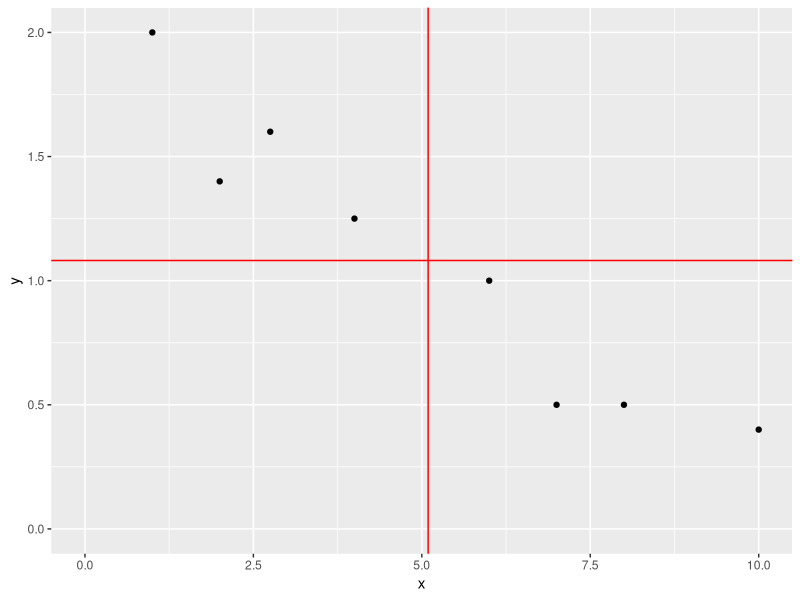
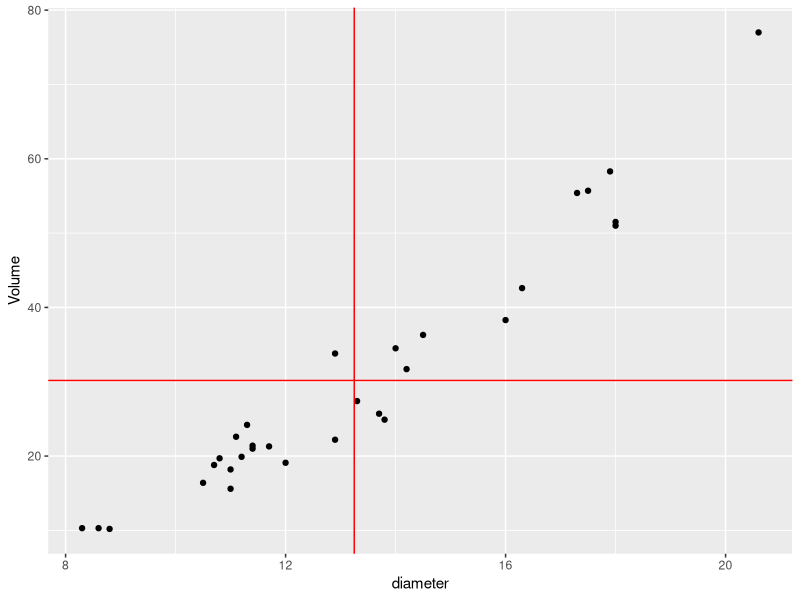
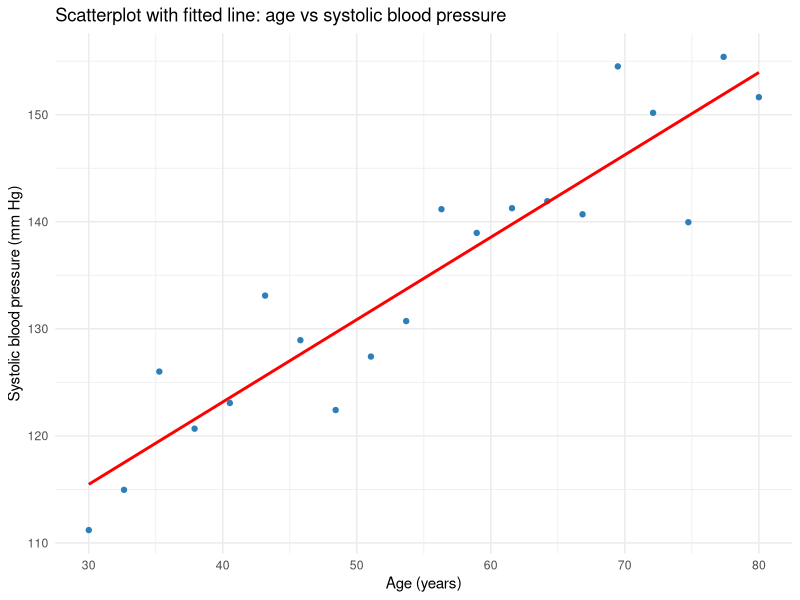
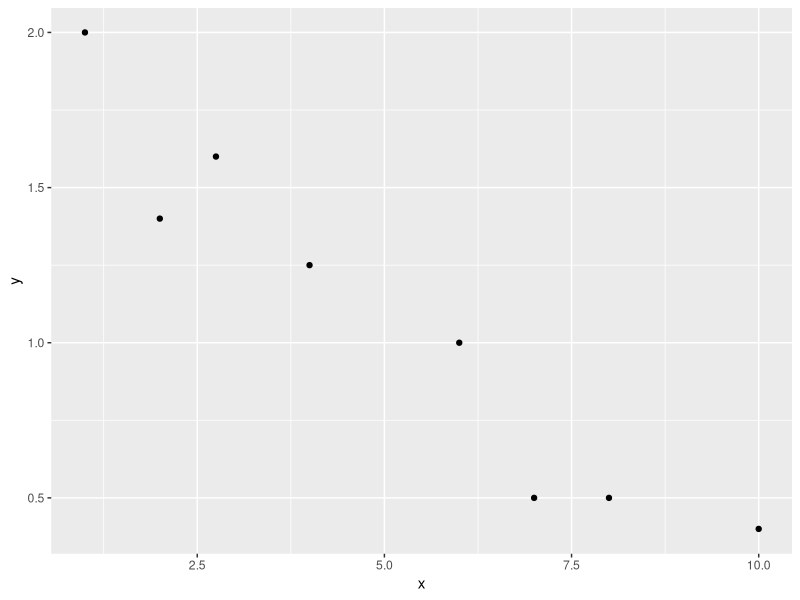
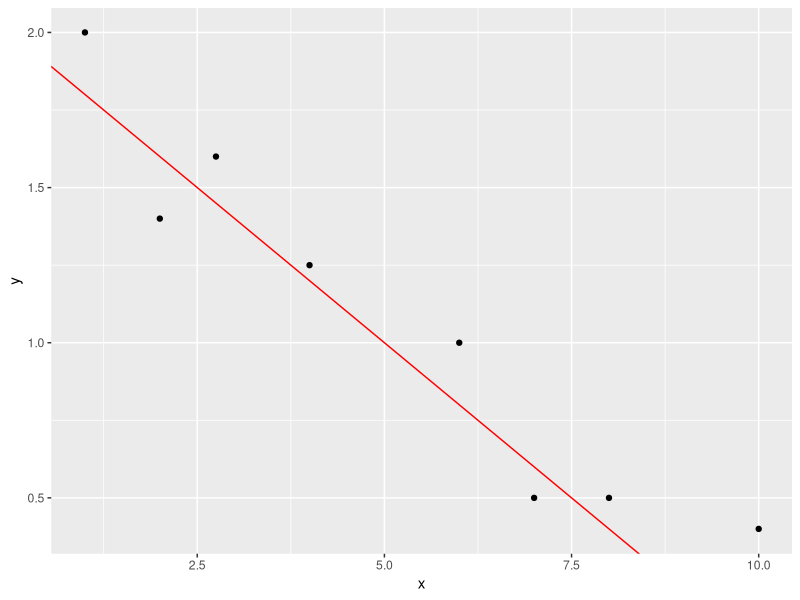
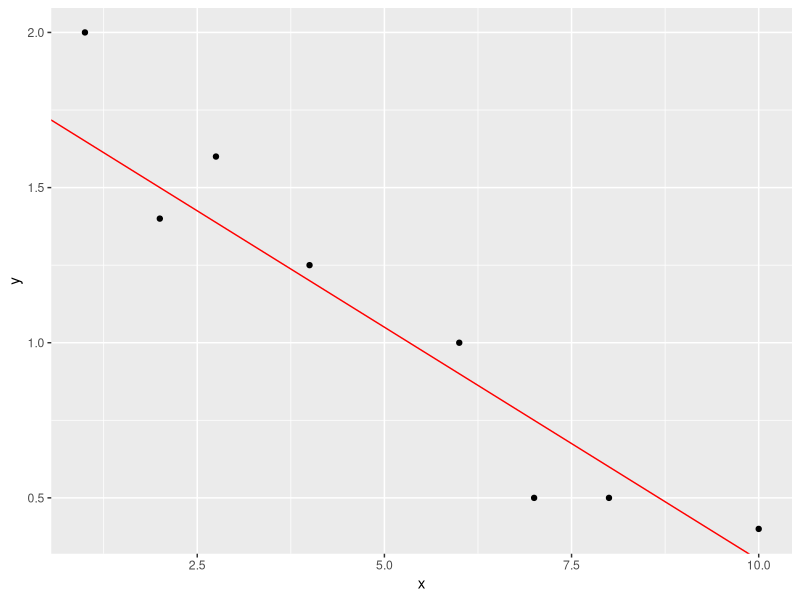
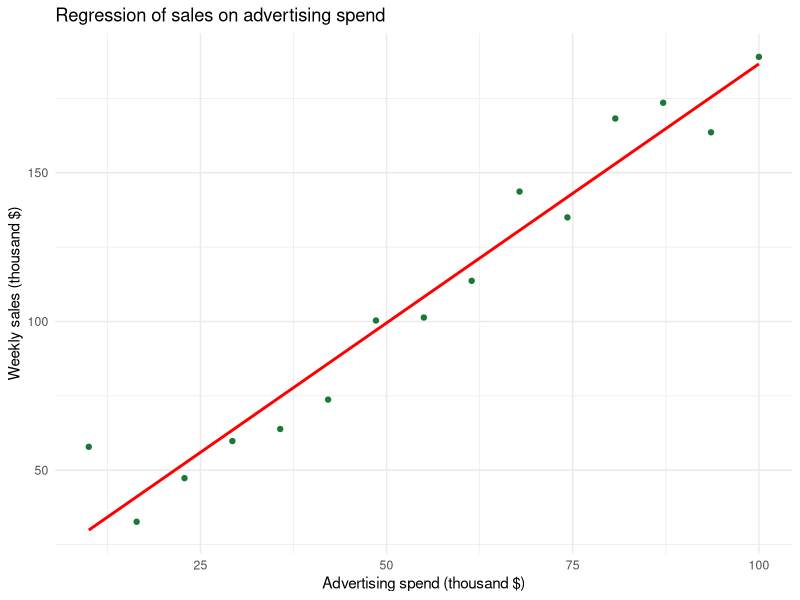
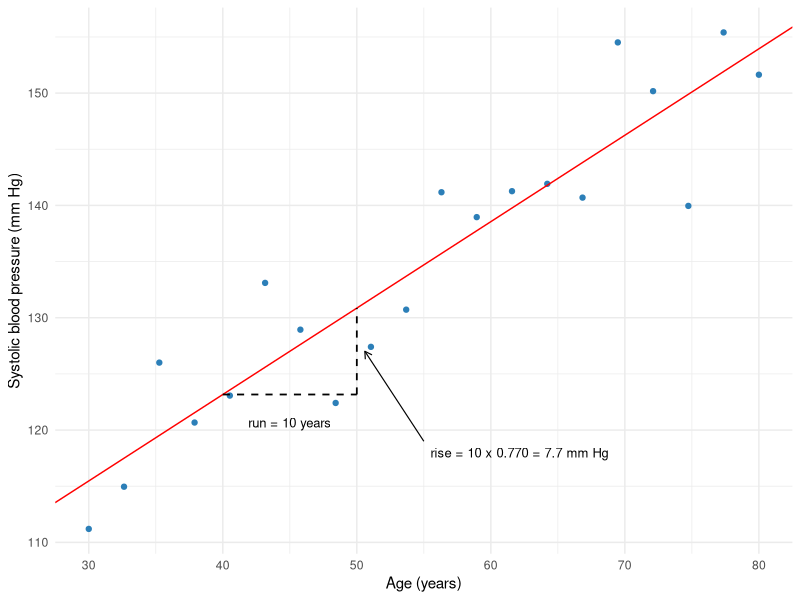

Source code (R) for these figures, in order:
## ---- chunk 1
library(tidyverse)

x = c(1, 2 ,2.75, 4, 6, 7, 8, 10)
y = c(2, 1.4, 1.6, 1.25, 1, 0.5, 0.5, 0.4)

dat =  tibble(x, y)

ybar =  mean(y)
xbar =  mean(x)

ggplot(data=dat, aes(x = x, y = y)) +
  geom_point() +
  xlim(0,10) +
  ylim(0,2) +
  geom_hline(yintercept = ybar,col="red") +
  geom_vline(xintercept = xbar, col="red")

## ---- chunk 2
`(x-xbar)` = x-xbar
`(y-ybar)` = y-ybar

`(x-xbar)(y-ybar)` = `(x-xbar)`*`(y-ybar)`

dx = x - xbar
dy = y - ybar
dxdy = dx*dy


dat1 = tibble(
  `$x$` = x,
  `$y$` = y,
  # `$x - \\bar{x}$` = dx,
  # `$y - \\bar{y}$` = dy,

  `$(x - \\bar{x})^2$` = dx^2,
  `$(y - \\bar{y})^2$` = dy^2,
    `$(x - \\bar{x})(y - \\bar{y})$` = dx * dy
)

knitr::kable(
  dat1
)

## ---- chunk 3
library(datasets)
x = trees$Girth
y = trees$Volume
xbar = mean(trees$Girth)
ybar = mean(trees$Volume)

ggplot(data=trees, aes(x=Girth, y=Volume)) +
  geom_point() +
  geom_hline(yintercept = ybar,col="red") +
  geom_vline(xintercept = xbar, col="red")+
  xlab("diameter")


## ---- chunk 4
library(datasets)
library(tidyverse)
dx = x - xbar
dy = y - ybar
dxdy = dx*dy


dat1 = tibble(
  `$x$` = x,
  `$y$` = y,
  # `$x - \\bar{x}$` = dx,
  # `$y - \\bar{y}$` = dy,

  `$(x - \\bar{x})^2$` = dx^2,
  `$(y - \\bar{y})^2$` = dy^2,
    `$(x - \\bar{x})(y - \\bar{y})$` = dx * dy
)

knitr::kable(
  dat1
)
## ---- chunk 5
#| echo: false
#| message: false


library(tidyverse)
set.seed(123)
df_med <- tibble(
  age      = seq(30, 80, length.out = 20),
  systolic = 90 + 0.8 * age + rnorm(20, 0, 5)
)
ggplot(df_med, aes(x = age, y = systolic)) +
  geom_point(color = "#2c7fb8") +
  geom_smooth(method = "lm", se = FALSE, color = "red") +
  labs(x = "Age (years)", y = "Systolic blood pressure (mm Hg)",
       title = "Scatterplot with fitted line: age vs systolic blood pressure") +
  theme_minimal()
## ---- chunk 6
#| warning: false
#| echo: false
#| label: fig-2_1
#| fig-cap: Scatterplot of the data in @tbl-table2_1
library(tidyverse)
x = c(1, 2, 2.75, 4, 6, 7, 8, 10)
y = c(2, 1.4, 1.6, 1.25, 1, 0.5, 0.5, 0.4)
dat = tibble(x, y)

dat |> 
  ggplot(aes(x = x, y = y)) + 
  geom_point()

## ---- chunk 7
#| warning: false
#| echo: false
#| label: fig-2_2
#| fig-cap: Scatterplot of data in @tbl-table2_1 with the red line representing the line in @eq-02_01 
dat |> 
  ggplot(aes(x = x, y = y)) + 
  geom_point() +
  geom_abline(intercept = 2, slope = -0.2, color = "red")

## ---- chunk 8
#| warning: false
#| echo: false
#| label: fig-2_3
#| fig-cap: Scatterplot of data in @tbl-table2_1 with the red line representing the line in @eq-02_02 
dat |> 
  ggplot(aes(x = x, y = y)) + 
  geom_point() +
  geom_abline(intercept = 1.8, slope = -0.15, color = "red")

## ---- chunk 9
#| echo: false
library(tidyverse)
set.seed(7)
spend <- seq(10, 100, length.out = 15)
sales <- 20 + 1.5 * spend + rnorm(15, 0, 10)
df_bus <- tibble(spend = spend, sales = sales)

fit = lm(sales~spend, data = df_bus)

ggplot(df_bus, aes(x = spend, y = sales)) +
  geom_point(color = "#1b7837") +
  geom_smooth(method = "lm", se = FALSE, color = "red") +
  labs(x = "Advertising spend (thousand $)", y = "Weekly sales (thousand $)",
       title = "Regression of sales on advertising spend") +
  theme_minimal()
## ---- chunk 10
#| echo: false
library(tidyverse)

# Age and systolic blood pressure data (same data as Example 14.2)
set.seed(123)
bp <- tibble(
  age      = seq(30, 80, length.out = 20),
  systolic = 90 + 0.8 * age + rnorm(20, 0, 5)
)
fit_bp <- lm(systolic ~ age, data = bp)
## ---- chunk 11
#| echo: false
#| label: fig-3_1
#| fig-cap: Fitted line for the blood pressure data. Moving 10 years to the right (from age 40 to age 50) raises the predicted systolic blood pressure by 10 times the slope, about 7.7 mm Hg.
b0 <- coef(fit_bp)[1]; b1 <- coef(fit_bp)[2]
y40 <- b0 + b1 * 40; y50 <- b0 + b1 * 50

ggplot(bp, aes(age, systolic)) +
  geom_point(color = "#2c7fb8") +
  geom_abline(intercept = b0, slope = b1, color = "red") +
  annotate("segment", x = 40, xend = 50, y = y40, yend = y40,
           linetype = "dashed", linewidth = 0.6) +
  annotate("segment", x = 50, xend = 50, y = y40, yend = y50,
           linetype = "dashed", linewidth = 0.6) +
  annotate("text", x = 45, y = y40 - 2.5, label = "run = 10 years", size = 3.3) +
  annotate("segment", x = 55, xend = 50.6, y = 119, yend = (y40 + y50) / 2,
           linewidth = 0.4, arrow = arrow(length = unit(0.08, "in"))) +
  annotate("text", x = 55.5, y = 118, hjust = 0, size = 3.3,
           label = "rise = 10 x 0.770 = 7.7 mm Hg") +
  labs(x = "Age (years)", y = "Systolic blood pressure (mm Hg)") +
  theme_minimal()
## ---- chunk 12
#| echo: false
#| label: fig-3_2
#| fig-cap: Both data sets have a least squares slope of exactly 2. In panel A the points sit close to the line (r = 0.97); in panel B they are widely scattered (r = 0.65).
set.seed(42)
xs <- runif(40, 0, 10)
make_y <- function(s) {
  e <- rnorm(40, 0, s)
  e <- resid(lm(e ~ xs))      # force the fitted slope to equal 2
  5 + 2 * xs + e
}
sr <- bind_rows(
  tibble(x = xs, y = make_y(1.5), panel = "A: slope = 2, r = 0.97"),
  tibble(x = xs, y = make_y(9),   panel = "B: slope = 2, r = 0.65")
)

ggplot(sr, aes(x, y)) +
  geom_point(color = "#2c7fb8") +
  geom_smooth(method = "lm", se = FALSE, color = "red") +
  facet_wrap(~ panel) +
  labs(x = "x", y = "y") +
  theme_minimal()
## ---- chunk 13
#| echo: false
#| label: fig-3_3
#| fig-cap: Weight and fuel economy for 32 cars. The solid red line covers the range of the data. The dashed line extends it back to a weight of zero, where the intercept (37.3 mpg) lives.
fit_mt <- lm(mpg ~ wt, data = mtcars)

ggplot(mtcars, aes(wt, mpg)) +
  geom_abline(intercept = coef(fit_mt)[1], slope = coef(fit_mt)[2],
              color = "red", linetype = "dashed") +
  annotate("segment", x = min(mtcars$wt), xend = max(mtcars$wt),
           y = coef(fit_mt)[1] + coef(fit_mt)[2] * min(mtcars$wt),
           yend = coef(fit_mt)[1] + coef(fit_mt)[2] * max(mtcars$wt),
           color = "red", linewidth = 0.8) +
  geom_point(color = "#2c7fb8") +
  annotate("point", x = 0, y = coef(fit_mt)[1], size = 3, shape = 21,
           fill = "white", color = "red") +
  annotate("text", x = 0.15, y = coef(fit_mt)[1] + 1.5, hjust = 0, size = 3.3,
           label = "intercept: 37.3 mpg at weight 0") +
  scale_x_continuous(limits = c(0, 5.6), breaks = 0:5) +
  labs(x = "Weight (thousands of pounds)", y = "Fuel economy (mpg)") +
  theme_minimal()
## ---- chunk 14
#| echo: false
#| label: fig-3_4
#| fig-cap: Simulated plant heights. A straight line fits well over the observed fertilizer range (0 to 4 units, points). The gray curve is the true relationship used to simulate the data, which levels off. Extending the line (dashed) to 12 units badly overstates plant height.
set.seed(9)
fert <- runif(25, 0, 4)
plants <- tibble(fert = fert, height = 40 * (1 - exp(-0.35 * fert)) + rnorm(25, 0, 1))
fit_pl <- lm(height ~ fert, data = plants)
truth <- tibble(fert = seq(0, 12, by = 0.1), height = 40 * (1 - exp(-0.35 * fert)))

ggplot(plants, aes(fert, height)) +
  geom_line(data = truth, color = "gray50", linewidth = 0.8) +
  geom_abline(intercept = coef(fit_pl)[1], slope = coef(fit_pl)[2],
              color = "red", linetype = "dashed") +
  geom_smooth(method = "lm", se = FALSE, color = "red") +
  geom_point(color = "#2c7fb8") +
  annotate("rect", xmin = 0, xmax = 4, ymin = -Inf, ymax = Inf,
           alpha = 0.08, fill = "#2c7fb8") +
  annotate("text", x = 2, y = 85, label = "observed range", size = 3.3) +
  coord_cartesian(ylim = c(0, 95)) +
  labs(x = "Fertilizer (units)", y = "Plant height (cm)") +
  theme_minimal()
## ---- chunk 15
#| echo: false
#| label: fig-3_5
#| fig-cap: A strong U-shaped relationship. The least squares line (red) is nearly flat, with slope 0.02, even though y clearly depends on x.
set.seed(5)
xu <- runif(40, -3, 3)
ushape <- tibble(x = xu, y = xu^2 + rnorm(40, 0, 0.8))

ggplot(ushape, aes(x, y)) +
  geom_point(color = "#2c7fb8") +
  geom_smooth(method = "lm", se = FALSE, color = "red") +
  labs(x = "x", y = "y") +
  theme_minimal()
## ---- chunk 16
#| echo: false
#| label: fig-3_6
#| fig-cap: The blood pressure data with one added point (age 95, 112 mm Hg, shown as a triangle). The solid line is fit to the original 20 points; the dashed line includes the new point.
bp_new <- bind_rows(bp, tibble(age = 95, systolic = 112))
fit_new <- lm(systolic ~ age, data = bp_new)

ggplot(bp, aes(age, systolic)) +
  geom_point(color = "#2c7fb8") +
  annotate("point", x = 95, y = 112, shape = 17, size = 3, color = "darkorange") +
  geom_abline(intercept = coef(fit_bp)[1], slope = coef(fit_bp)[2], color = "red") +
  geom_abline(intercept = coef(fit_new)[1], slope = coef(fit_new)[2],
              color = "darkorange", linetype = "dashed") +
  annotate("text", x = 32, y = 158, hjust = 0, size = 3.3, color = "red",
           label = "without new point: slope = 0.770") +
  annotate("text", x = 32, y = 153, hjust = 0, size = 3.3, color = "darkorange",
           label = "with new point: slope = 0.437") +
  labs(x = "Age (years)", y = "Systolic blood pressure (mm Hg)") +
  theme_minimal()
## ---- chunk 17
#| echo: false
#| label: fig-3_7
#| fig-cap: Least squares lines from 50 simulated samples of size 20, all drawn from a population whose true line (black) is 90 + 0.8(age). When the ages are spread widely (left), the sample slopes vary little. When the ages are bunched together (right), the slopes vary much more.
set.seed(2381)
sim_lines <- function(lo, hi, label, reps = 50, n = 20) {
  map_dfr(1:reps, function(i) {
    a <- runif(n, lo, hi)
    s <- 90 + 0.8 * a + rnorm(n, 0, 10)
    cf <- coef(lm(s ~ a))
    tibble(rep = i, b0 = cf[1], b1 = cf[2], panel = label)
  })
}
lines_df <- bind_rows(
  sim_lines(30, 80, "Ages spread from 30 to 80"),
  sim_lines(50, 60, "Ages between 50 and 60")
) |>
  mutate(panel = factor(panel, levels = c("Ages spread from 30 to 80",
                                          "Ages between 50 and 60")))

ggplot(lines_df) +
  geom_abline(aes(intercept = b0, slope = b1), color = "#2c7fb8", alpha = 0.35) +
  geom_abline(intercept = 90, slope = 0.8, color = "black", linewidth = 1) +
  facet_wrap(~ panel) +
  scale_x_continuous(limits = c(30, 80)) +
  scale_y_continuous(limits = c(90, 180)) +
  labs(x = "Age (years)", y = "Systolic blood pressure (mm Hg)") +
  theme_minimal()
## ---- chunk 18
#| echo: false
#| label: fig-3_8
#| fig-cap: Simulated data for 5,000 people. The slope (0.023 points per minute) is highly significant, but the line is nearly flat compared with the scatter of the points.
set.seed(1)
big <- tibble(exercise = runif(5000, 0, 100),
              wellbeing = 50 + 0.02 * exercise + rnorm(5000, 0, 5))

ggplot(big, aes(exercise, wellbeing)) +
  geom_point(color = "#2c7fb8", alpha = 0.15, size = 0.8) +
  geom_smooth(method = "lm", se = FALSE, color = "red") +
  labs(x = "Daily exercise (minutes)", y = "Wellbeing score") +
  theme_minimal()
## ---- chunk 19
#| echo: false
library(tidyverse)

# Small data set from Section 14.2
small <- tibble(x = c(1, 2, 2.75, 4, 6, 7, 8, 10),
                y = c(2, 1.4, 1.6, 1.25, 1, 0.5, 0.5, 0.4))
fit_small <- lm(y ~ x, data = small)
## ---- chunk 20
#| echo: false
#| label: fig-4_1
#| fig-cap: Left, deviations of each y from the mean (their squares add up to SS_yy = 2.390). Right, deviations of each y from the least squares line (their squares add up to SSE = 0.207).
ybar <- mean(small$y)
dev_df <- bind_rows(
  small |> mutate(center = ybar,
                  panel = "Distance to the mean (SS_yy)"),
  small |> mutate(center = fitted(fit_small),
                  panel = "Distance to the line (SSE)")
) |>
  mutate(panel = factor(panel, levels = c("Distance to the mean (SS_yy)",
                                          "Distance to the line (SSE)")))
lines_df <- tibble(
  panel = factor(c("Distance to the mean (SS_yy)", "Distance to the line (SSE)"),
                 levels = levels(dev_df$panel)),
  int = c(ybar, coef(fit_small)[1]),
  slp = c(0, coef(fit_small)[2])
)

ggplot(dev_df, aes(x, y)) +
  geom_segment(aes(xend = x, yend = center), color = "gray40", linetype = "dashed") +
  geom_abline(data = lines_df, aes(intercept = int, slope = slp), color = "red") +
  geom_point(color = "#2c7fb8", size = 2) +
  facet_wrap(~ panel) +
  labs(x = "x", y = "y") +
  theme_minimal()
## ---- chunk 21
#| echo: false
#| label: fig-4_2
#| fig-cap: Four simulated data sets with the same true line, y = 2x, and increasing amounts of scatter. The R² for each least squares line is shown above each panel.
set.seed(8)
xx <- runif(50, 0, 10)
r2_df <- map_dfr(c(1.2, 4, 9, 30), function(s) {
  yy <- 2 * xx + rnorm(50, 0, s)
  r2 <- summary(lm(yy ~ xx))$r.squared
  tibble(x = xx, y = yy, panel = sprintf("R² = %.2f", r2))
}) |>
  mutate(panel = fct_inorder(panel))

ggplot(r2_df, aes(x, y)) +
  geom_point(color = "#2c7fb8", size = 1) +
  geom_smooth(method = "lm", se = FALSE, color = "red", linewidth = 0.7) +
  facet_wrap(~ panel, nrow = 1, scales = "free_y") +
  labs(x = "x", y = "y") +
  theme_minimal()
## ---- chunk 22
#| echo: false
#| label: fig-4_3
#| fig-cap: Curved data with a straight line fit. R² = 0.83, but the line misses the pattern, predicting too high in the middle and too low at both ends.
set.seed(11)
xc <- runif(30, 1, 10)
curved <- tibble(x = xc, y = exp(0.35 * xc) + rnorm(30, 0, 1.5))

ggplot(curved, aes(x, y)) +
  geom_point(color = "#2c7fb8") +
  geom_smooth(method = "lm", se = FALSE, color = "red") +
  labs(x = "x", y = "y") +
  theme_minimal()
## ---- chunk 23
#| echo: false
#| label: fig-4_4
#| fig-cap: Twenty points with no relationship (circles) plus one distant point (triangle). The dashed line is fit to the 20 points alone (R² = 0.0004). The solid line includes the distant point (R² = 0.87).
set.seed(3)
xo <- runif(20, 0, 5)
cluster <- tibble(x = xo, y = rnorm(20, 10, 1))
far <- tibble(x = 20, y = 25)
all_pts <- bind_rows(cluster, far)
fit_c <- lm(y ~ x, data = cluster)
fit_a <- lm(y ~ x, data = all_pts)

ggplot(cluster, aes(x, y)) +
  geom_abline(intercept = coef(fit_c)[1], slope = coef(fit_c)[2],
              color = "gray40", linetype = "dashed") +
  geom_abline(intercept = coef(fit_a)[1], slope = coef(fit_a)[2], color = "red") +
  geom_point(color = "#2c7fb8") +
  geom_point(data = far, shape = 17, size = 3, color = "darkorange") +
  labs(x = "x", y = "y") +
  theme_minimal()
## ---- chunk 24
#| echo: false
#| label: fig-4_5
#| fig-cap: Simulated ages and blood pressures for 200 adults. For all 200, R² = 0.69. For the 36 adults aged 50 to 60 (shaded), R² = 0.04, although the scatter around the line is about the same.
set.seed(21)
age_all <- runif(200, 30, 80)
pop <- tibble(age = age_all, sbp = 90 + 0.8 * age_all + rnorm(200, 0, 8)) |>
  mutate(group = if_else(age >= 50 & age <= 60, "Aged 50 to 60", "Other ages"))

ggplot(pop, aes(age, sbp)) +
  annotate("rect", xmin = 50, xmax = 60, ymin = -Inf, ymax = Inf,
           alpha = 0.12, fill = "darkorange") +
  geom_point(aes(color = group), size = 1.3) +
  geom_smooth(method = "lm", se = FALSE, color = "red") +
  scale_color_manual(values = c("Aged 50 to 60" = "darkorange",
                                "Other ages" = "#2c7fb8")) +
  labs(x = "Age (years)", y = "Systolic blood pressure (mm Hg)", color = NULL) +
  theme_minimal() +
  theme(legend.position = "none")
## ---- chunk 25
#| echo: false
library(tidyverse)

# Age and systolic blood pressure data (same data as Example 14.2)
set.seed(123)
bp <- tibble(
  age      = seq(30, 80, length.out = 20),
  systolic = 90 + 0.8 * age + rnorm(20, 0, 5)
)
fit_bp <- lm(systolic ~ age, data = bp)
bp <- bp |> mutate(fitted = fitted(fit_bp), resid = resid(fit_bp))

# Draws a scatterplot with the fitted line next to the plot of residuals vs x
data_and_resid <- function(df, xlab, ylab) {
  fit <- lm(y ~ x, data = df)
  long <- bind_rows(
    df |> mutate(value = y, line = fitted(fit), panel = "Data with fitted line"),
    df |> mutate(value = resid(fit), line = 0, panel = "Residuals")
  ) |>
    mutate(panel = factor(panel, levels = c("Data with fitted line", "Residuals")))
  ggplot(long, aes(x, value)) +
    geom_line(aes(y = line), color = "red") +
    geom_point(color = "#2c7fb8") +
    facet_wrap(~ panel, scales = "free_y") +
    labs(x = xlab, y = NULL) +
    theme_minimal()
}
## ---- chunk 26
#| echo: false
#| label: fig-5_1
#| fig-cap: Residuals vs fitted values for the blood pressure data. The points form a patternless horizontal band around zero.
ggplot(bp, aes(fitted, resid)) +
  geom_hline(yintercept = 0, color = "red") +
  geom_point(color = "#2c7fb8") +
  labs(x = "Fitted systolic blood pressure (mm Hg)", y = "Residual (mm Hg)") +
  theme_minimal()
## ---- chunk 27
#| echo: false
#| label: fig-5_2
#| fig-cap: Left, curved data with a straight line fit. Right, the residuals form a U shape, which shows that a straight line is the wrong shape for these data.
set.seed(11)
xc <- runif(30, 1, 10)
curved <- tibble(x = xc, y = exp(0.35 * xc) + rnorm(30, 0, 1.5))
data_and_resid(curved, "x")
## ---- chunk 28
#| echo: false
#| label: fig-5_3
#| fig-cap: Simulated household income and monthly spending (both in hundreds of dollars). The residuals fan out as income increases, a funnel shape that signals unequal variance.
set.seed(4)
inc <- runif(60, 20, 150)
funnel <- tibble(x = inc, y = 5 + 0.3 * inc + rnorm(60, 0, 0.06 * inc))
data_and_resid(funnel, "Income (hundreds of dollars)")
## ---- chunk 29
#| echo: false
#| label: fig-5_4
#| fig-cap: Residuals from a regression of 48 months of simulated sales on month, plotted in time order. Residuals stay positive or negative for long stretches, a sign that the errors are not independent.
set.seed(10)
n_m <- 48
e_m <- as.numeric(arima.sim(list(ar = 0.8), n_m, sd = 3))
sales_ts <- tibble(month = 1:n_m, sales = 100 + 0.5 * month + e_m)
fit_ts <- lm(sales ~ month, data = sales_ts)
sales_ts <- sales_ts |> mutate(resid = resid(fit_ts), sign = if_else(resid > 0, "Positive", "Negative"))

ggplot(sales_ts, aes(month, resid)) +
  geom_hline(yintercept = 0, color = "red") +
  geom_line(color = "gray60") +
  geom_point(aes(color = sign), size = 1.8) +
  scale_color_manual(values = c(Positive = "#2c7fb8", Negative = "darkorange")) +
  labs(x = "Month", y = "Residual", color = NULL) +
  theme_minimal() +
  theme(legend.position = "none")
## ---- chunk 30
#| echo: false
#| label: fig-5_5
#| fig-cap: Normal quantile plots of residuals. Left, the blood pressure data, where the points follow the line closely. Right, residuals from a model with right-skewed errors, which bend upward at the right end.
set.seed(6)
xs <- runif(40, 0, 10)
skew_df <- tibble(x = xs, y = 3 + 2 * xs + (rexp(40, 1 / 3) - 3))
qq_df <- bind_rows(
  tibble(resid = bp$resid, panel = "Blood pressure data"),
  tibble(resid = resid(lm(y ~ x, data = skew_df)), panel = "Right-skewed errors")
)

ggplot(qq_df, aes(sample = resid)) +
  stat_qq_line(color = "red") +
  stat_qq(color = "#2c7fb8") +
  facet_wrap(~ panel, scales = "free_y") +
  labs(x = "Expected value under normality (z)", y = "Residual") +
  theme_minimal()
## ---- chunk 31
#| echo: false
#| label: fig-5_6
#| fig-cap: Standardized residuals for the blood pressure data after adding one point at age 95 (triangle). Dashed lines mark ±2. The added point has a standardized residual of -3.34.
bp_new <- bind_rows(bp |> select(age, systolic), tibble(age = 95, systolic = 112))
fit_new <- lm(systolic ~ age, data = bp_new)
bp_new <- bp_new |>
  mutate(fitted = fitted(fit_new),
         std_resid = resid(fit_new) / sigma(fit_new),
         added = age == 95)

ggplot(bp_new, aes(fitted, std_resid)) +
  geom_hline(yintercept = 0, color = "red") +
  geom_hline(yintercept = c(-2, 2), linetype = "dashed", color = "gray40") +
  geom_point(aes(shape = added, color = added, size = added)) +
  scale_shape_manual(values = c(`FALSE` = 16, `TRUE` = 17)) +
  scale_color_manual(values = c(`FALSE` = "#2c7fb8", `TRUE` = "darkorange")) +
  scale_size_manual(values = c(`FALSE` = 1.8, `TRUE` = 3)) +
  labs(x = "Fitted systolic blood pressure (mm Hg)", y = "Standardized residual") +
  theme_minimal() +
  theme(legend.position = "none")
## ---- chunk 32
#| echo: false
#| label: fig-5_7
#| fig-cap: The same residuals from the blood pressure data plotted two ways. Against the fitted values (left) there is no pattern. Against the observed values of y (right) there is always an upward trend, which says nothing about the model.
wrong_df <- bind_rows(
  bp |> transmute(h = fitted, resid, panel = "Residuals vs fitted values (correct)"),
  bp |> transmute(h = systolic, resid, panel = "Residuals vs observed y (misleading)")
) |>
  mutate(panel = fct_inorder(panel))

ggplot(wrong_df, aes(h, resid)) +
  geom_hline(yintercept = 0, color = "red") +
  geom_smooth(method = "lm", se = FALSE, color = "gray50", linetype = "dashed", linewidth = 0.6) +
  geom_point(color = "#2c7fb8") +
  facet_wrap(~ panel, scales = "free_x") +
  labs(x = "Systolic blood pressure (mm Hg)", y = "Residual (mm Hg)") +
  theme_minimal()
## ---- chunk 33
#| echo: false
#| label: fig-5_8
#| fig-cap: Residuals from a regression of a 1 to 5 satisfaction rating on wait time (simulated). Each diagonal stripe corresponds to one rating value.
set.seed(14)
wait <- runif(80, 0, 30)
rating <- pmin(5, pmax(1, round(4.8 - 0.1 * wait + rnorm(80, 0, 0.7))))
stripes <- tibble(wait, rating)
fit_st <- lm(rating ~ wait, data = stripes)
stripes <- stripes |> mutate(fitted = fitted(fit_st), resid = resid(fit_st))

ggplot(stripes, aes(fitted, resid)) +
  geom_hline(yintercept = 0, color = "red") +
  geom_point(color = "#2c7fb8", alpha = 0.7) +
  labs(x = "Fitted rating", y = "Residual") +
  theme_minimal()
## ---- chunk 34
#| echo: false
library(tidyverse)

# Age and systolic blood pressure data (same data as Example 14.2)
set.seed(123)
bp <- tibble(
  age      = seq(30, 80, length.out = 20),
  systolic = 90 + 0.8 * age + rnorm(20, 0, 5)
)
fit_bp <- lm(systolic ~ age, data = bp)
s_bp <- sigma(fit_bp)
## ---- chunk 35
#| echo: false
#| label: fig-6_1
#| fig-cap: Blood pressure data with the least squares line (red). The dashed lines are 2s = 10 mm Hg above and below the line. All 20 points fall between them.
ggplot(bp, aes(age, systolic)) +
  geom_abline(intercept = coef(fit_bp)[1], slope = coef(fit_bp)[2], color = "red") +
  geom_abline(intercept = coef(fit_bp)[1] + c(-2, 2) * s_bp, slope = coef(fit_bp)[2],
              color = "gray40", linetype = "dashed") +
  geom_point(color = "#2c7fb8") +
  labs(x = "Age (years)", y = "Systolic blood pressure (mm Hg)") +
  theme_minimal()
## ---- chunk 36
#| echo: false
#| label: fig-6_2
#| fig-cap: Blood pressure data with 95% confidence bands for the mean (dark) and 95% prediction bands for individuals (light). Both are narrowest at the mean age, 55 years. The prediction band is much wider.
grid_bp <- tibble(age = seq(30, 80, length.out = 200))
ci_bp <- predict(fit_bp, grid_bp, interval = "confidence") |> as_tibble()
pi_bp <- predict(fit_bp, grid_bp, interval = "prediction") |> as_tibble()
bands <- grid_bp |>
  mutate(fit = ci_bp$fit, ci_lo = ci_bp$lwr, ci_hi = ci_bp$upr,
         pi_lo = pi_bp$lwr, pi_hi = pi_bp$upr)

ggplot(bands, aes(age)) +
  geom_ribbon(aes(ymin = pi_lo, ymax = pi_hi), fill = "#2c7fb8", alpha = 0.15) +
  geom_ribbon(aes(ymin = ci_lo, ymax = ci_hi), fill = "#2c7fb8", alpha = 0.45) +
  geom_line(aes(y = fit), color = "red") +
  geom_point(data = bp, aes(age, systolic), color = "black", size = 1.3) +
  annotate("text", x = 31, y = 165, hjust = 0, size = 3.3,
           label = "light: 95% prediction band (individuals)") +
  annotate("text", x = 31, y = 160, hjust = 0, size = 3.3,
           label = "dark: 95% confidence band (mean)") +
  labs(x = "Age (years)", y = "Systolic blood pressure (mm Hg)") +
  theme_minimal()
## ---- chunk 37
#| echo: false
#| label: fig-6_3
#| fig-cap: Half-widths of 95% intervals at the mean of x, for errors with standard deviation 5, as the sample size grows. The confidence interval for the mean shrinks toward zero. The prediction interval levels off at 1.96 × 5 = 9.8.
sigma0 <- 5
widths <- tibble(n = 5:200) |>
  mutate(t = qt(0.975, n - 2),
         `Confidence interval (mean)` = t * sigma0 * sqrt(1 / n),
         `Prediction interval (individual)` = t * sigma0 * sqrt(1 + 1 / n)) |>
  pivot_longer(-c(n, t), names_to = "interval", values_to = "half_width")

ggplot(widths, aes(n, half_width, color = interval)) +
  geom_hline(yintercept = 1.96 * sigma0, linetype = "dashed", color = "gray50") +
  geom_line(linewidth = 0.9) +
  scale_color_manual(values = c("darkorange", "#2c7fb8")) +
  coord_cartesian(ylim = c(0, 20)) +
  labs(x = "Sample size (n)", y = "Half-width of 95% interval", color = NULL) +
  theme_minimal() +
  theme(legend.position = "bottom")
## ---- chunk 38
#| echo: false
#| label: fig-6_4
#| fig-cap: Half-widths of the 95% intervals for the bench press model, computed from the JMP output, as a function of reps at 60 lbs. The shaded region is the range of the data (2 to 35 reps). Outside it, the formulas still give answers, but they assume the line stays straight.
s_b <- 8.003188; n_b <- 57; xbar_b <- 10.98246; ssxx_b <- 2856.988
t_b <- qt(0.975, n_b - 2)
bench_w <- tibble(reps = seq(0, 50, by = 0.25)) |>
  mutate(`Confidence interval (mean)` =
           t_b * s_b * sqrt(1 / n_b + (reps - xbar_b)^2 / ssxx_b),
         `Prediction interval (individual)` =
           t_b * s_b * sqrt(1 + 1 / n_b + (reps - xbar_b)^2 / ssxx_b)) |>
  pivot_longer(-reps, names_to = "interval", values_to = "half_width")

ggplot(bench_w, aes(reps, half_width, color = interval)) +
  annotate("rect", xmin = 2, xmax = 35, ymin = -Inf, ymax = Inf,
           fill = "#2c7fb8", alpha = 0.08) +
  geom_vline(xintercept = xbar_b, linetype = "dotted", color = "gray40") +
  annotate("text", x = xbar_b + 0.6, y = 1, hjust = 0, size = 3.2, label = "mean reps") +
  geom_line(linewidth = 0.9) +
  scale_color_manual(values = c("darkorange", "#2c7fb8")) +
  expand_limits(y = 0) +
  labs(x = "Reps at 60 lbs", y = "Half-width (lbs)", color = NULL) +
  theme_minimal() +
  theme(legend.position = "bottom")
## ---- chunk 39
#| echo: false
#| label: fig-6_5
#| fig-cap: The household spending data from Section 14.5 (unequal variance) with a 95% prediction band. Gray points are 4,000 new simulated households; orange points fall outside the band. Almost none miss at low incomes; many miss at high incomes.
set.seed(4)
inc <- runif(60, 20, 150)
funnel <- tibble(inc = inc, spend = 5 + 0.3 * inc + rnorm(60, 0, 0.06 * inc))
fit_f <- lm(spend ~ inc, data = funnel)

set.seed(99)
new_inc <- runif(4000, 20, 150)
new_hh <- tibble(inc = new_inc, spend = 5 + 0.3 * new_inc + rnorm(4000, 0, 0.06 * new_inc))
pi_new <- predict(fit_f, new_hh, interval = "prediction")
new_hh <- new_hh |> mutate(outside = spend < pi_new[, "lwr"] | spend > pi_new[, "upr"])

grid_f <- tibble(inc = seq(20, 150, length.out = 200))
band_f <- bind_cols(grid_f, as_tibble(predict(fit_f, grid_f, interval = "prediction")))

ggplot() +
  geom_point(data = new_hh, aes(inc, spend, color = outside), size = 0.6, alpha = 0.5) +
  geom_ribbon(data = band_f, aes(inc, ymin = lwr, ymax = upr),
              fill = NA, color = "#2c7fb8", linetype = "dashed") +
  geom_line(data = band_f, aes(inc, fit), color = "red") +
  scale_color_manual(values = c(`FALSE` = "gray70", `TRUE` = "darkorange")) +
  labs(x = "Income (hundreds of dollars)", y = "Spending (hundreds of dollars)") +
  theme_minimal() +
  theme(legend.position = "none")
